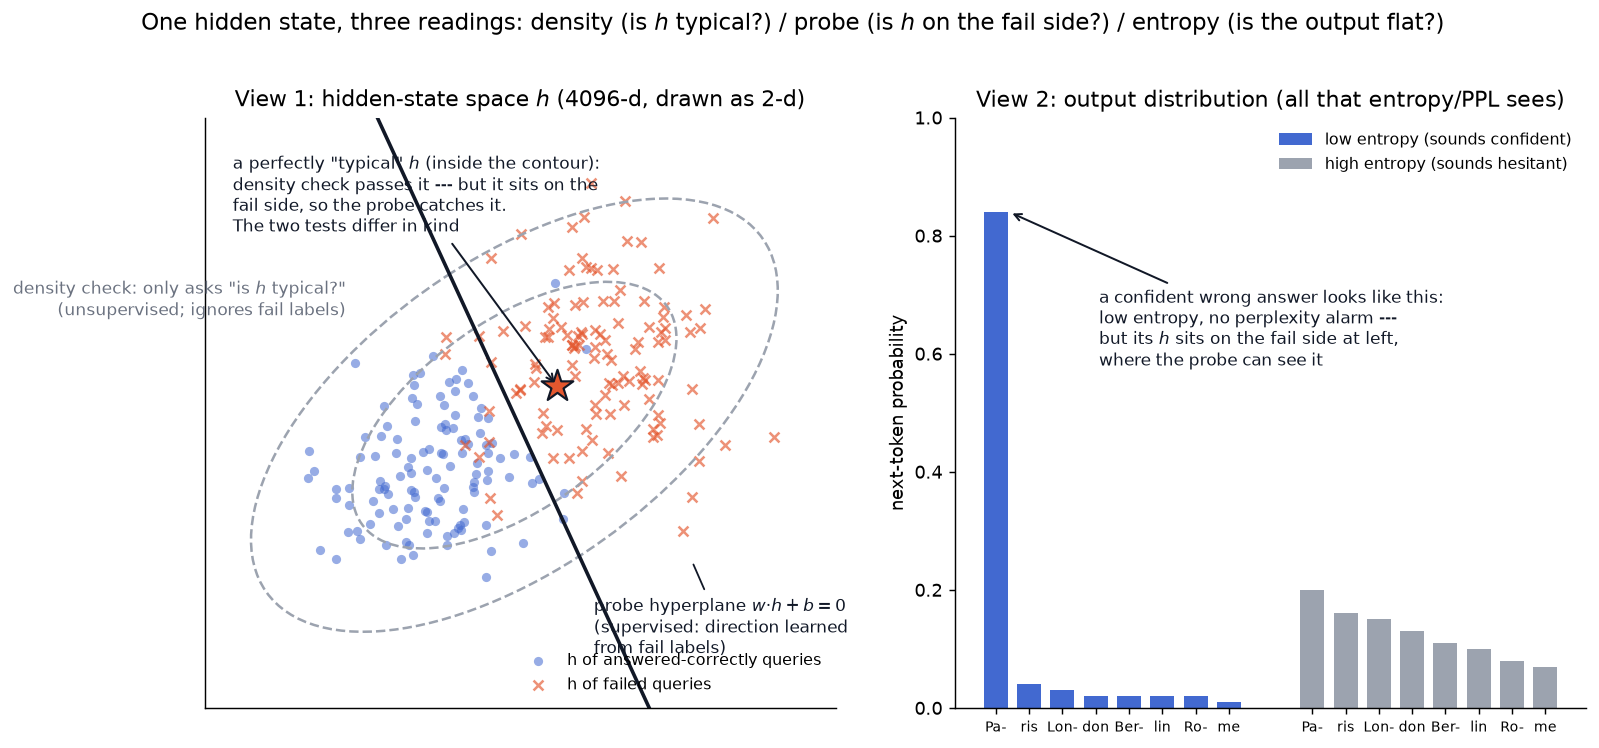

This figure's Python source:
# -*- coding: utf-8 -*-
"""Conceptual figure: probe vs density-check vs perplexity (for discussion,
2026-07-08; relabeled in English 2026-08-25 for the paper, M2a).
Left: hidden-space view - supervised probe hyperplane vs unsupervised
density contours. Right: output-distribution view - what entropy/PPL can
and cannot see. Synthetic data, illustration only."""
import matplotlib
matplotlib.use("Agg")
import matplotlib.pyplot as plt
import numpy as np
from matplotlib.patches import Ellipse

BLUE, ORANGE, GRAY, INK = "#4269D0", "#E4572E", "#9CA3AF", "#111827"
rng = np.random.default_rng(42)

fig, (ax1, ax2) = plt.subplots(1, 2, figsize=(12.5, 5.6))

# ---------------- Panel 1: hidden-state space ----------------
n = 120
ok = rng.normal([-1.1, -0.55], [0.85, 0.75], (n, 2))      # h of passes
bad = rng.normal([1.1, 0.75], [0.9, 0.8], (n, 2))         # h of fails
ax1.scatter(*ok.T, s=26, c=BLUE, alpha=.55, lw=0, label="h of answered-correctly queries")
ax1.scatter(*bad.T, marker="x", s=30, c=ORANGE, alpha=.65, lw=1.4,
            label="h of failed queries")

# density contours of the POOLED cloud (unsupervised - labels ignored)
allpts = np.vstack([ok, bad])
mu, cov = allpts.mean(0), np.cov(allpts.T)
evals, evecs = np.linalg.eigh(cov)
ang = np.degrees(np.arctan2(evecs[1, -1], evecs[0, -1]))
for k, lab in [(1.6, None), (2.6, "density check: only asks \"is $h$ typical?\"\n(unsupervised; ignores fail labels)")]:
    e = Ellipse(mu, 2*k*np.sqrt(evals[-1]), 2*k*np.sqrt(evals[0]), angle=ang,
                fc="none", ec=GRAY, ls="--", lw=1.4)
    ax1.add_patch(e)
    if lab:
        ax1.annotate(lab, xy=(mu[0]-2.1*np.sqrt(evals[-1])*.72,
                              mu[1]+2.6*np.sqrt(evals[0])*.62),
                     fontsize=9.5, color="#6B7280", ha="right")

# probe hyperplane: perpendicular bisector of class means (supervised)
m0, m1 = ok.mean(0), bad.mean(0)
w = m1 - m0; mid = (m0 + m1) / 2
xs = np.linspace(-4.2, 4.4, 2)
ys = mid[1] - (w[0]/w[1]) * (xs - mid[0])
ax1.plot(xs, ys, c=INK, lw=2)
ax1.annotate("probe hyperplane $w{\\cdot}h+b=0$\n(supervised: direction learned\nfrom fail labels)",
             xy=(2.55, ys[-1]*0.25+0.3), xytext=(1.15, -2.75), fontsize=9.5,
             color=INK, arrowprops=dict(arrowstyle="-", color=INK, lw=1))

# the killer example: perfectly typical point on the fail side
star = np.array([0.62, 0.42])
ax1.scatter(*star, marker="*", s=340, c=ORANGE, ec=INK, lw=1.2, zorder=5)
ax1.annotate("a perfectly \"typical\" $h$ (inside the contour):\ndensity check passes it --- but it sits on the\nfail side, so the probe catches it.\nThe two tests differ in kind",
             xy=star, xytext=(-4.0, 2.25), fontsize=9.5, color=INK,
             arrowprops=dict(arrowstyle="->", color=INK, lw=1.1))

ax1.set_title("View 1: hidden-state space $h$ (4096-d, drawn as 2-d)", fontsize=12)
ax1.legend(loc="lower right", fontsize=9, frameon=False)
ax1.set_xlim(-4.4, 4.6); ax1.set_ylim(-3.4, 3.6)
ax1.set_xticks([]); ax1.set_yticks([])
for s in ("top", "right"): ax1.spines[s].set_visible(False)

# ---------------- Panel 2: output-distribution view ----------------
toks = ["Pa-", "ris", "Lon-", "don", "Ber-", "lin", "Ro-", "me"]
conf = np.array([.84, .04, .03, .02, .02, .02, .02, .01])
hesi = np.array([.20, .16, .15, .13, .11, .10, .08, .07])
x = np.arange(8)
ax2.bar(x, conf, width=.72, color=BLUE, label="low entropy (sounds confident)")
ax2.bar(x + 9.5, hesi, width=.72, color=GRAY, label="high entropy (sounds hesitant)")
ax2.set_xticks(list(x) + list(x + 9.5), toks + toks, fontsize=8)
ax2.set_ylabel("next-token probability", fontsize=10)
ax2.set_title("View 2: output distribution (all that entropy/PPL sees)", fontsize=12)
ax2.annotate("a confident wrong answer looks like this:\nlow entropy, no perplexity alarm ---\nbut its $h$ sits on the fail side at left,\nwhere the probe can see it",
             xy=(0.4, .84), xytext=(3.1, .58), fontsize=9.5, color=INK,
             arrowprops=dict(arrowstyle="->", color=INK, lw=1.1))
ax2.legend(loc="upper right", fontsize=9, frameon=False)
ax2.set_ylim(0, 1.0)
for s in ("top", "right"): ax2.spines[s].set_visible(False)

fig.suptitle("One hidden state, three readings: density (is $h$ typical?) / "
             "probe (is $h$ on the fail side?) / entropy (is the output flat?)",
             fontsize=12.5, y=1.02)
fig.tight_layout()
fig.savefig("concept_probe_vs_ppl.png", dpi=130, bbox_inches="tight")
fig.savefig("concept_probe_vs_ppl.pdf", bbox_inches="tight")
print("saved")
